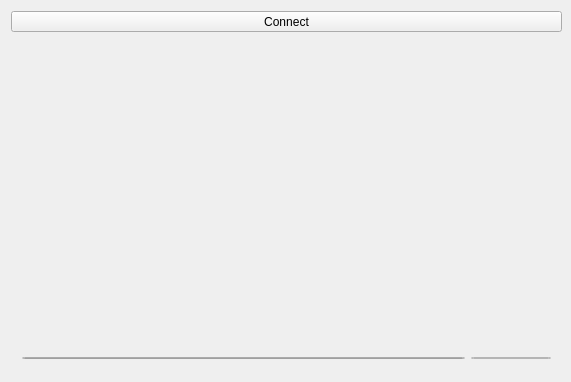
<?xml version="1.0" encoding="UTF-8"?>
<ui version="4.0">
 <class>MainWindow</class>
 <widget class="QMainWindow" name="MainWindow">
  <property name="geometry">
   <rect>
    <x>0</x>
    <y>0</y>
    <width>571</width>
    <height>382</height>
   </rect>
  </property>
  <property name="windowTitle">
   <string>MainWindow</string>
  </property>
  <widget class="QWidget" name="centralWidget">
   <widget class="QWidget" name="layoutWidget">
    <property name="geometry">
     <rect>
      <x>11</x>
      <y>346</y>
      <width>551</width>
      <height>24</height>
     </rect>
    </property>
    <layout class="QHBoxLayout" name="horizontalLayout">
     <item>
      <widget class="QLineEdit" name="lineEdit">
       <property name="inputMask">
        <string/>
       </property>
       <property name="text">
        <string>add path to photo</string>
       </property>
      </widget>
     </item>
     <item>
      <widget class="QPushButton" name="pushButton_2">
       <property name="text">
        <string>Send</string>
       </property>
      </widget>
     </item>
    </layout>
   </widget>
   <widget class="QLabel" name="label_2">
    <property name="geometry">
     <rect>
      <x>10</x>
      <y>320</y>
      <width>271</width>
      <height>20</height>
     </rect>
    </property>
    <property name="text">
     <string/>
    </property>
    <property name="alignment">
     <set>Qt::AlignLeading|Qt::AlignLeft|Qt::AlignVCenter</set>
    </property>
   </widget>
   <widget class="QLabel" name="label">
    <property name="geometry">
     <rect>
      <x>10</x>
      <y>40</y>
      <width>261</width>
      <height>271</height>
     </rect>
    </property>
    <property name="text">
     <string/>
    </property>
   </widget>
   <widget class="QWidget" name="layoutWidget">
    <property name="geometry">
     <rect>
      <x>0</x>
      <y>0</y>
      <width>2</width>
      <height>2</height>
     </rect>
    </property>
    <layout class="QVBoxLayout" name="verticalLayout"/>
   </widget>
   <widget class="QWidget" name="layoutWidget">
    <property name="geometry">
     <rect>
      <x>0</x>
      <y>0</y>
      <width>2</width>
      <height>2</height>
     </rect>
    </property>
    <layout class="QVBoxLayout" name="verticalLayout_2"/>
   </widget>
   <widget class="QPushButton" name="pushButton">
    <property name="geometry">
     <rect>
      <x>11</x>
      <y>11</y>
      <width>551</width>
      <height>21</height>
     </rect>
    </property>
    <property name="text">
     <string>Connect</string>
    </property>
   </widget>
   <widget class="QLabel" name="label_3">
    <property name="geometry">
     <rect>
      <x>300</x>
      <y>40</y>
      <width>261</width>
      <height>271</height>
     </rect>
    </property>
    <property name="text">
     <string/>
    </property>
   </widget>
  </widget>
 </widget>
 <layoutdefault spacing="6" margin="11"/>
 <resources/>
 <connections/>
</ui>
